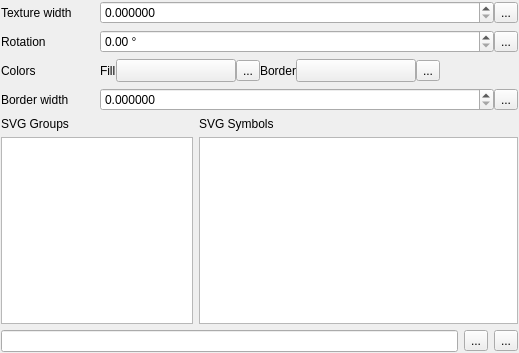
<?xml version="1.0" encoding="UTF-8"?>
<ui version="4.0">
 <class>WidgetSVGFill</class>
 <widget class="QWidget" name="WidgetSVGFill">
  <property name="geometry">
   <rect>
    <x>0</x>
    <y>0</y>
    <width>519</width>
    <height>353</height>
   </rect>
  </property>
  <property name="windowTitle">
   <string>Form</string>
  </property>
  <layout class="QGridLayout" name="gridLayout_3">
   <property name="margin">
    <number>1</number>
   </property>
   <item row="1" column="0">
    <layout class="QGridLayout" name="gridLayout_2">
     <item row="0" column="0">
      <widget class="QLabel" name="mSymbolGroupLabel">
       <property name="text">
        <string>SVG Groups</string>
       </property>
      </widget>
     </item>
     <item row="0" column="1">
      <widget class="QLabel" name="mSymbolListLabel">
       <property name="text">
        <string>SVG Symbols</string>
       </property>
      </widget>
     </item>
     <item row="1" column="0">
      <widget class="QTreeView" name="mSvgTreeView">
       <property name="sizePolicy">
        <sizepolicy hsizetype="Expanding" vsizetype="Expanding">
         <horstretch>3</horstretch>
         <verstretch>0</verstretch>
        </sizepolicy>
       </property>
      </widget>
     </item>
     <item row="1" column="1">
      <widget class="QListView" name="mSvgListView">
       <property name="sizePolicy">
        <sizepolicy hsizetype="Expanding" vsizetype="Expanding">
         <horstretch>5</horstretch>
         <verstretch>0</verstretch>
        </sizepolicy>
       </property>
       <property name="flow">
        <enum>QListView::LeftToRight</enum>
       </property>
       <property name="layoutMode">
        <enum>QListView::Batched</enum>
       </property>
       <property name="viewMode">
        <enum>QListView::IconMode</enum>
       </property>
       <property name="uniformItemSizes">
        <bool>true</bool>
       </property>
      </widget>
     </item>
    </layout>
   </item>
   <item row="2" column="0">
    <layout class="QHBoxLayout" name="horizontalLayout">
     <item>
      <widget class="QLineEdit" name="mSVGLineEdit"/>
     </item>
     <item>
      <widget class="QToolButton" name="mBrowseToolButton">
       <property name="text">
        <string>...</string>
       </property>
      </widget>
     </item>
     <item>
      <widget class="QgsDataDefinedButton" name="mSVGDDBtn">
       <property name="text">
        <string>...</string>
       </property>
      </widget>
     </item>
    </layout>
   </item>
   <item row="0" column="0">
    <layout class="QGridLayout" name="gridLayout">
     <property name="horizontalSpacing">
      <number>28</number>
     </property>
     <item row="1" column="0">
      <widget class="QLabel" name="mRotationLabel">
       <property name="text">
        <string>Rotation</string>
       </property>
      </widget>
     </item>
     <item row="2" column="0">
      <widget class="QLabel" name="mColorLabel">
       <property name="text">
        <string>Colors</string>
       </property>
      </widget>
     </item>
     <item row="1" column="1">
      <layout class="QHBoxLayout" name="horizontalLayout_5">
       <item>
        <widget class="QgsDoubleSpinBox" name="mRotationSpinBox">
         <property name="suffix">
          <string> °</string>
         </property>
         <property name="maximum">
          <double>360.000000000000000</double>
         </property>
         <property name="singleStep">
          <double>0.500000000000000</double>
         </property>
        </widget>
       </item>
       <item>
        <widget class="QgsDataDefinedButton" name="mRotationDDBtn">
         <property name="text">
          <string>...</string>
         </property>
        </widget>
       </item>
      </layout>
     </item>
     <item row="3" column="0">
      <widget class="QLabel" name="mBorderWidthLabel">
       <property name="text">
        <string>Border width</string>
       </property>
      </widget>
     </item>
     <item row="0" column="0">
      <widget class="QLabel" name="mTextureWidthLabel">
       <property name="text">
        <string>Texture width</string>
       </property>
      </widget>
     </item>
     <item row="3" column="1">
      <layout class="QHBoxLayout" name="horizontalLayout_4">
       <item>
        <widget class="QgsDoubleSpinBox" name="mBorderWidthSpinBox">
         <property name="sizePolicy">
          <sizepolicy hsizetype="Minimum" vsizetype="Fixed">
           <horstretch>1</horstretch>
           <verstretch>0</verstretch>
          </sizepolicy>
         </property>
         <property name="decimals">
          <number>6</number>
         </property>
         <property name="singleStep">
          <double>0.200000000000000</double>
         </property>
         <property name="showClearButton" stdset="0">
          <bool>false</bool>
         </property>
        </widget>
       </item>
       <item>
        <widget class="QgsDataDefinedButton" name="mBorderWidthDDBtn">
         <property name="text">
          <string>...</string>
         </property>
        </widget>
       </item>
       <item>
        <widget class="QgsUnitSelectionWidget" name="mSvgOutlineWidthUnitWidget" native="true"/>
       </item>
      </layout>
     </item>
     <item row="0" column="1">
      <layout class="QHBoxLayout" name="horizontalLayout_2">
       <item>
        <widget class="QgsDoubleSpinBox" name="mTextureWidthSpinBox">
         <property name="sizePolicy">
          <sizepolicy hsizetype="Minimum" vsizetype="Fixed">
           <horstretch>1</horstretch>
           <verstretch>0</verstretch>
          </sizepolicy>
         </property>
         <property name="decimals">
          <number>6</number>
         </property>
         <property name="maximum">
          <double>99999999.000000000000000</double>
         </property>
         <property name="singleStep">
          <double>0.200000000000000</double>
         </property>
         <property name="showClearButton" stdset="0">
          <bool>false</bool>
         </property>
        </widget>
       </item>
       <item>
        <widget class="QgsDataDefinedButton" name="mTextureWidthDDBtn">
         <property name="text">
          <string>...</string>
         </property>
        </widget>
       </item>
       <item>
        <widget class="QgsUnitSelectionWidget" name="mTextureWidthUnitWidget" native="true"/>
       </item>
      </layout>
     </item>
     <item row="2" column="1">
      <layout class="QHBoxLayout" name="horizontalLayout_3">
       <item>
        <widget class="QLabel" name="label">
         <property name="sizePolicy">
          <sizepolicy hsizetype="Maximum" vsizetype="Preferred">
           <horstretch>0</horstretch>
           <verstretch>0</verstretch>
          </sizepolicy>
         </property>
         <property name="text">
          <string>Fill</string>
         </property>
        </widget>
       </item>
       <item>
        <widget class="QgsColorButtonV2" name="mChangeColorButton">
         <property name="minimumSize">
          <size>
           <width>120</width>
           <height>0</height>
          </size>
         </property>
         <property name="maximumSize">
          <size>
           <width>120</width>
           <height>16777215</height>
          </size>
         </property>
         <property name="text">
          <string/>
         </property>
        </widget>
       </item>
       <item>
        <widget class="QgsDataDefinedButton" name="mFilColorDDBtn">
         <property name="text">
          <string>...</string>
         </property>
        </widget>
       </item>
       <item>
        <widget class="QLabel" name="mBorderColorLabel">
         <property name="sizePolicy">
          <sizepolicy hsizetype="Maximum" vsizetype="Preferred">
           <horstretch>0</horstretch>
           <verstretch>0</verstretch>
          </sizepolicy>
         </property>
         <property name="text">
          <string>Border</string>
         </property>
        </widget>
       </item>
       <item>
        <widget class="QgsColorButtonV2" name="mChangeBorderColorButton">
         <property name="minimumSize">
          <size>
           <width>120</width>
           <height>0</height>
          </size>
         </property>
         <property name="maximumSize">
          <size>
           <width>120</width>
           <height>16777215</height>
          </size>
         </property>
         <property name="text">
          <string/>
         </property>
        </widget>
       </item>
       <item>
        <widget class="QgsDataDefinedButton" name="mBorderColorDDBtn">
         <property name="text">
          <string>...</string>
         </property>
        </widget>
       </item>
       <item>
        <spacer name="horizontalSpacer">
         <property name="orientation">
          <enum>Qt::Horizontal</enum>
         </property>
         <property name="sizeHint" stdset="0">
          <size>
           <width>0</width>
           <height>20</height>
          </size>
         </property>
        </spacer>
       </item>
      </layout>
     </item>
    </layout>
   </item>
  </layout>
 </widget>
 <customwidgets>
  <customwidget>
   <class>QgsColorButtonV2</class>
   <extends>QToolButton</extends>
   <header>qgscolorbuttonv2.h</header>
   <container>1</container>
  </customwidget>
  <customwidget>
   <class>QgsDoubleSpinBox</class>
   <extends>QDoubleSpinBox</extends>
   <header>qgsdoublespinbox.h</header>
  </customwidget>
  <customwidget>
   <class>QgsUnitSelectionWidget</class>
   <extends>QWidget</extends>
   <header>qgsunitselectionwidget.h</header>
   <container>1</container>
  </customwidget>
  <customwidget>
   <class>QgsDataDefinedButton</class>
   <extends>QToolButton</extends>
   <header>qgsdatadefinedbutton.h</header>
  </customwidget>
 </customwidgets>
 <tabstops>
  <tabstop>mTextureWidthSpinBox</tabstop>
  <tabstop>mTextureWidthDDBtn</tabstop>
  <tabstop>mRotationSpinBox</tabstop>
  <tabstop>mRotationDDBtn</tabstop>
  <tabstop>mChangeColorButton</tabstop>
  <tabstop>mFilColorDDBtn</tabstop>
  <tabstop>mChangeBorderColorButton</tabstop>
  <tabstop>mBorderColorDDBtn</tabstop>
  <tabstop>mBorderWidthSpinBox</tabstop>
  <tabstop>mBorderWidthDDBtn</tabstop>
  <tabstop>mSvgTreeView</tabstop>
  <tabstop>mSvgListView</tabstop>
  <tabstop>mSVGLineEdit</tabstop>
  <tabstop>mBrowseToolButton</tabstop>
  <tabstop>mSVGDDBtn</tabstop>
 </tabstops>
 <resources/>
 <connections/>
</ui>
